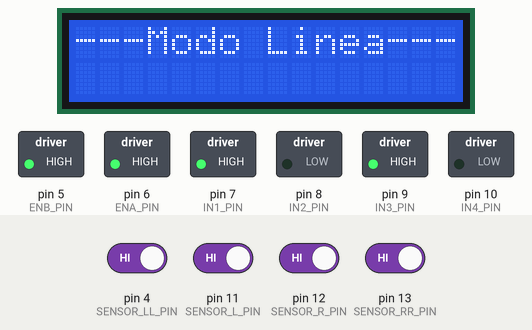
This sketch was run on a simulated Arduino Uno, built with avr-gcc and run on an emulated ATmega328P. Shown: 16×2 character LCD, switched loads named in the sketch (green lamp = pin HIGH). Inputs (shaded band) come from the test bench; at power-on: pin 4 (SENSOR_LL_PIN), pin 11 (SENSOR_L_PIN), pin 12 (SENSOR_R_PIN), pin 13 (SENSOR_RR_PIN) HIGH.

Above: at 1.5 s.
1.6 s: pin 4 (SENSOR_LL_PIN) driven LOW
At 2.8 s:
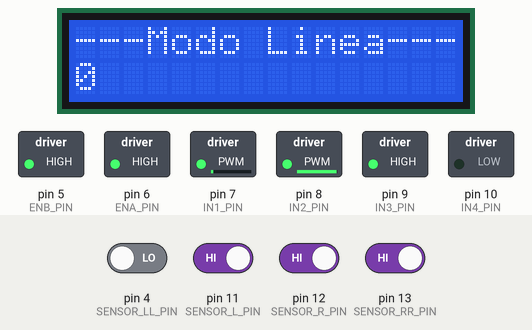
3.1 s: pin 11 (SENSOR_L_PIN) driven LOW
At 3.37 s:
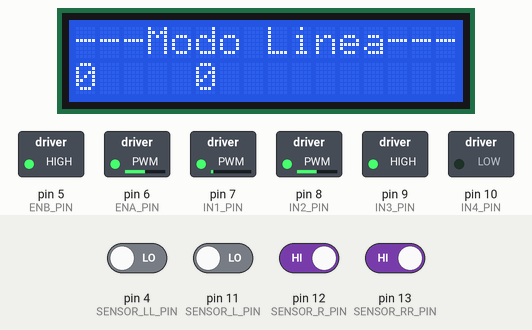
5.0 s: pin 12 (SENSOR_R_PIN) driven LOW
At 5.8 s:
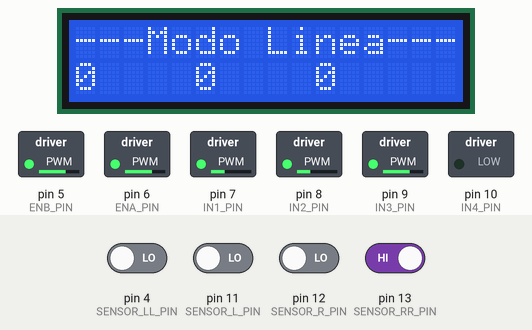
6.5 s: pin 13 (SENSOR_RR_PIN) driven LOW
At 6.93 s:
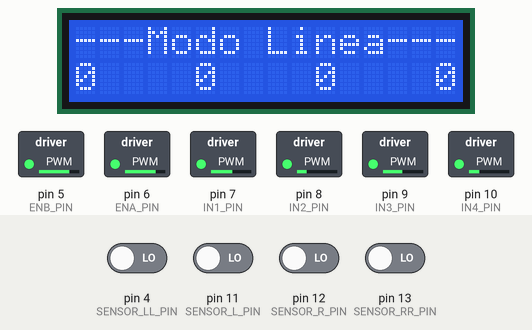
8.1 s: pin 4 (SENSOR_LL_PIN) driven HIGH
9.6 s: pin 11 (SENSOR_L_PIN) driven HIGH
At 10.3 s:
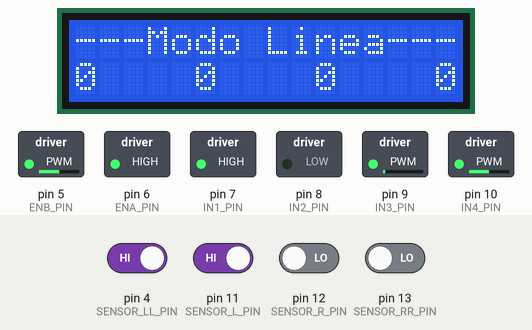
Timing chart, 0 to 12.1 s (numbered marks = the images above; inputs shaded):
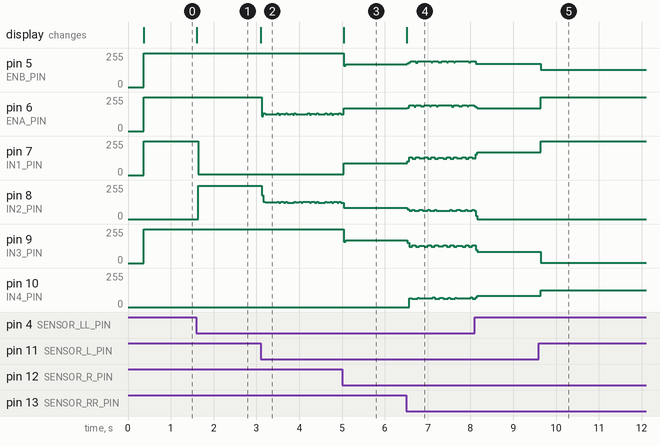

Measured:
- after the input at 1.6 s, pin 7 (IN1_PIN): 255/255 → 4/255 at once; pin 8 (IN2_PIN): 0/255 → 251/255 at once; the display: changes at once (image 1)
- after the input at 3.1 s, the display: changes at once (image 2)
- after the input at 5.0 s, pin 5 (ENB_PIN), pin 9 (IN3_PIN): 255/255 → 169/255 at once; pin 7 (IN1_PIN): 4/255 → 87/255 at once; the display: changes at once (image 3)
- after the input at 9.6 s, pin 5 (ENB_PIN): 175/255 → 129/255 at once; pin 6 (ENA_PIN), pin 7 (IN1_PIN): 170/255 → 255/255 at once; pin 9 (IN3_PIN): 86/255 → 2/255 at once; pin 10 (IN4_PIN): 86/255 → 127/255 at once

The sketch:

Smart4car_linea.ino
```cpp
/* Project: Smart4car */
/* Author: Jordi Rodriguez */

// Incluye Headers
#include "Pinout.h"
#include "Constants.h"

// Define LCD
#include <Wire.h>
#include <LiquidCrystal_I2C.h>
LiquidCrystal_I2C lcd (0x27, 16, 2);

// Define Motores
#include "Smartcar_motores.h"
Smartcar_motores Smart4car;


void setup() {

  // Inicia LCD
  lcd.begin();
  lcd.backlight();
  lcd.clear();
  lcd.setCursor (0,0);
  lcd.print("****Smart4car****");
  lcd.setCursor (0,1);
  lcd.print("---Modo Linea---");
  delay (250);

  // Inicia Motores
  Smart4car.Init();

  // Inicia sensores de línea
  pinMode (SENSOR_LL_PIN, INPUT);
  pinMode (SENSOR_L_PIN, INPUT);
  pinMode (SENSOR_R_PIN, INPUT);
  pinMode (SENSOR_RR_PIN, INPUT);

  // Prepara LCD
  lcd.clear();
  lcd.setCursor (0,0);
  lcd.print("---Modo Linea---");

}


void loop() {

  // Lectura sensores de línea
  int Sensor_LL = digitalRead (SENSOR_LL_PIN);
  int Sensor_L = digitalRead (SENSOR_L_PIN);
  int Sensor_R = digitalRead (SENSOR_R_PIN);
  int Sensor_RR = digitalRead (SENSOR_RR_PIN);

  Smart4car.Forward(speed);

  if (Sensor_LL == LOW) {
    Smart4car.HardLeft (speed);
    lcd.setCursor (0,1);
    lcd.print(Sensor_LL);
  }
  if (Sensor_L == LOW) {
    Smart4car.TurnLeft (speed);
    lcd.setCursor (5,1);
    lcd.print(Sensor_L);
  }
  if (Sensor_R == LOW) {
    Smart4car.TurnRight (speed);
    lcd.setCursor (10,1);
    lcd.print(Sensor_R);
  }
  if (Sensor_RR == LOW) {
    Smart4car.HardRight(speed);
    lcd.setCursor (15,1);
    lcd.print(Sensor_RR);
  }

}
```

Constants.h
```cpp
/* Project: Smart4car */
/* Author: Jordi Rodriguez */

#pragma once

// Constantes
const int waitTime = 1000;
const int speed = 120;
```

Pinout.h
```cpp
/* Project: Smart4car */
/* Author: Jordi Rodriguez */

#pragma once

// I2C_LCD_SDA = A4;
// I2C_LCD_SCL = A5;

// Driver Motores L298N
const int ENB_PIN = 5;
const int IN3_PIN = 9;
const int IN4_PIN = 10;
const int ENA_PIN = 6;
const int IN1_PIN = 7;
const int IN2_PIN = 8;

// Sensores de línea
const int SENSOR_LL_PIN = 4;
const int SENSOR_L_PIN = 11;
const int SENSOR_RR_PIN = 13;
const int SENSOR_R_PIN = 12;
```

Smartcar_L298N.cpp
```cpp
/* Project: Smart4car */
/* Author: Jordi Rodriguez */

#include "Constants.h"
#include "Pinout.h"
#include <Arduino.h>
#include "Smartcar_L298N.h"

void Smartcar_L298N::Init (int IN1_PIN, int IN2_PIN, int ENA_PIN) {
  this->_IN1_PIN = IN1_PIN;
  this->_IN2_PIN = IN2_PIN;
  this->_ENA_PIN = ENA_PIN,
  pinMode (_IN1_PIN, OUTPUT);
  pinMode (_IN2_PIN, OUTPUT);
  pinMode (_ENA_PIN, OUTPUT);
}

void Smartcar_L298N::Stop() const {
  digitalWrite (_IN1_PIN, LOW);
  digitalWrite (_IN2_PIN, LOW);
  digitalWrite (_ENA_PIN, LOW);
}

void Smartcar_L298N::Forward (int speed) const {
  digitalWrite (_IN1_PIN, HIGH);
  digitalWrite (_IN2_PIN, LOW);
  digitalWrite (_ENA_PIN, speed);
}

void Smartcar_L298N::Backward (int speed) const {
  digitalWrite (_IN1_PIN, LOW);
  digitalWrite (_IN2_PIN, HIGH);
  digitalWrite (_ENA_PIN, speed);
}
```

Smartcar_L298N.h
```cpp
/* Project: Smart4car */
/* Author: Jordi Rodriguez */

#ifndef _Smartcar_L298N_h
#define _Smartcar_L298N_h

#include <Arduino.h>
#include "Pinout.h"

class Smartcar_L298N {

  public:
    void Init (int IN1_PIN, int IN2_PIN, int ENA_PIN);
    void Stop() const;
    void Forward (int speed) const;
    void Backward (int speed) const;

  private:
    int _IN1_PIN;
    int _IN2_PIN;
    int _ENA_PIN;

};

#endif
```

Smartcar_motores.cpp
```cpp
/* Project: Smart4car */
/* Author: Jordi Rodriguez */

#include "Pinout.h"
#include "Constants.h"
#include <Arduino.h>
#include "Smartcar_L298N.h"
#include "Smartcar_motores.h"

void Smartcar_motores::Init() {
  _motorLeft.Init(IN1_PIN, IN2_PIN, ENA_PIN);
  _motorRight.Init(IN3_PIN, IN4_PIN, ENB_PIN);
}

void Smartcar_motores::Stop() const {
  _motorLeft.Stop();
  _motorRight.Stop();
}

void Smartcar_motores::Forward(int speed) const {
  _motorLeft.Forward(speed);
  _motorRight.Forward(speed);
}

void Smartcar_motores::Backward(int speed) const {
  _motorLeft.Backward(speed);
  _motorRight.Backward(speed);
}

void Smartcar_motores::TurnLeft(int speed) const {
  _motorLeft.Stop();
  _motorRight.Forward(speed);
}

void Smartcar_motores::TurnRight(int speed) const {
  _motorLeft.Forward(speed);
  _motorRight.Stop();
}

void Smartcar_motores::HardLeft(int speed) const {
  _motorLeft.Backward(speed);
  _motorRight.Forward(speed);
}

void Smartcar_motores::HardRight(int speed) const {
  _motorLeft.Forward(speed);
  _motorRight.Backward(speed);
}
```

Smartcar_motores.h
```cpp
/* Project: Smart4car */
/* Author: Jordi Rodriguez */

#ifndef _Smartcar_motores_h
#define _Smartcar_motores_h

#include <Arduino.h>
#include "Smartcar_L298N.h"

class Smartcar_motores {

  public:
    void Init ();
    void Stop () const;
    void Forward (int speed) const;
    void Backward (int speed) const;
    void TurnLeft (int speed) const;
    void TurnRight (int speed) const;
    void HardLeft (int speed) const;
    void HardRight (int speed) const;

  private:
    Smartcar_L298N _motorLeft;
    Smartcar_L298N _motorRight;

};

#endif
```
